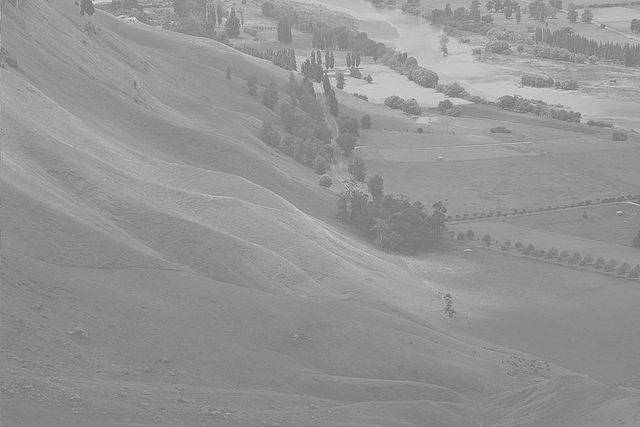
#> input picture wiki.jpg, 640 x 427 px
$ python histogram.py
#> lines starting #> are read from the running program, lines starting #| are printed output that depends on the picture
import cv2 as cv
import numpy as np
from matplotlib import pyplot as plt

img = cv.imread('wiki.jpg', 0)
#> img is the input picture: shape (427, 640); min 104, max 230, mean 148
img_equalized = cv.equalizeHist(img)
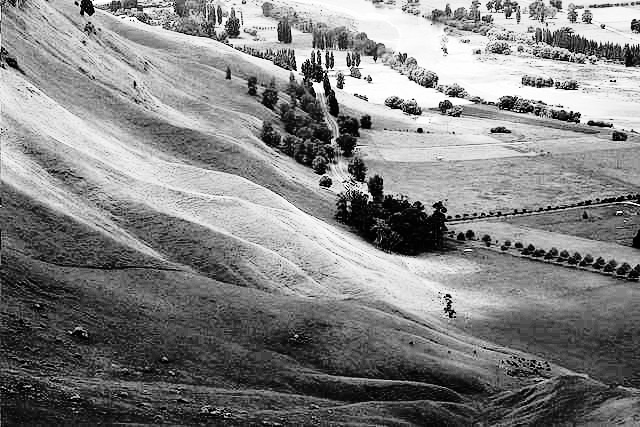
#> img_equalized: shape (427, 640); min 0, max 255, mean 130.5

hist = cv.calcHist([img],[0],None,[256],[0,256])
#> hist = 256 values, max 10785 at index 137, min 0 at index 0, mean 1067.5
hist_equalized = cv.calcHist([img_equalized],[0],None,[256],[0,256])
#> hist_equalized = 256 values, max 10785 at index 63, min 0 at index 5, mean 1067.5

plt.subplot(121), plt.title('Histogram'), plt.plot(hist)
plt.subplot(122), plt.title('Equalized Histogram'), plt.plot(hist_equalized)

res = np.hstack((img,img_equalized)) #stacking images side-by-side
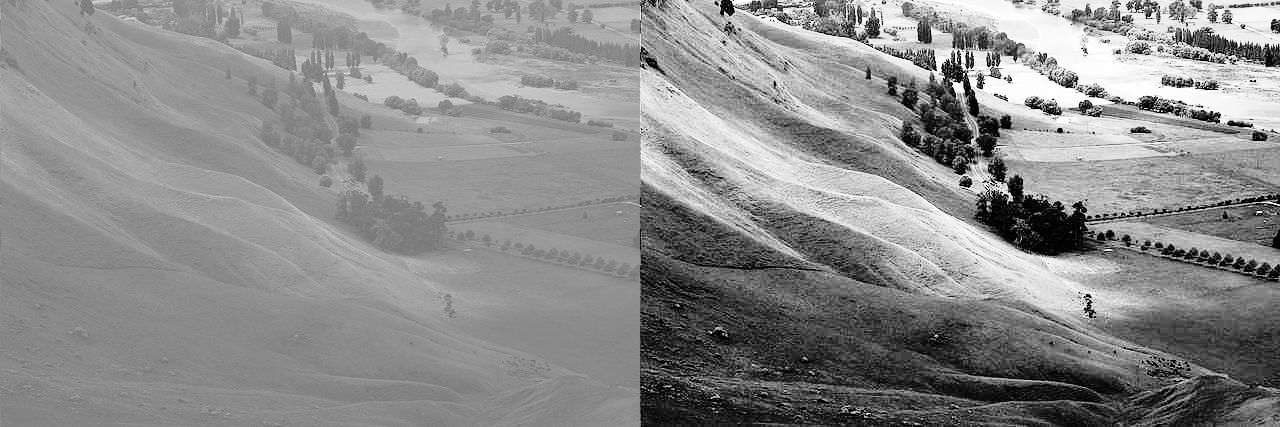
#> res: shape (427, 1280); min 0, max 255, mean 139.2
cv.imshow('Result',res)
plt.show()
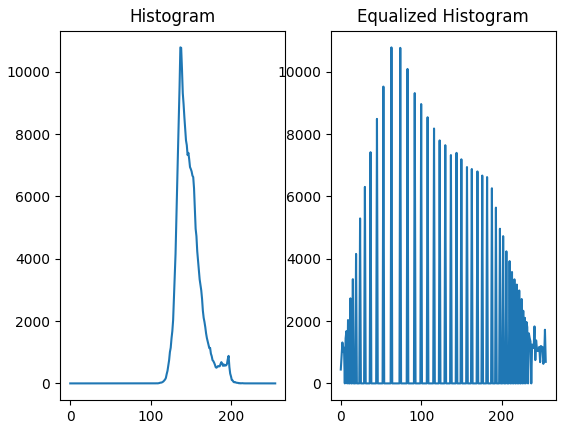
#> figure drawn by matplotlib, 2 panels; panel 1: curve peaks at x = 137, y = 10785; panel 2: curve peaks at x = 63, y = 10785

cv.waitKey(0)
cv.destroyAllWindows()
